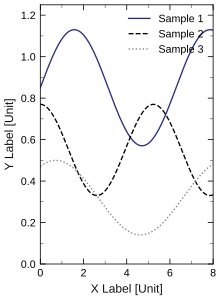

Python code for this plot:
#!/usr/bin/env python3
from pathlib import Path
import sys

import matplotlib.pyplot as plt
import numpy as np
from matplotlib.ticker import AutoMinorLocator

ROOT = Path(__file__).resolve().parents[1]
sys.path.insert(0, str(ROOT))

from scripts.apply_tao_style import (  # noqa: E402
    PALETTE,
    apply_matplotlib_legend,
    axes_box_size,
    matplotlib_rcparams,
    save_fixed_canvas_figure,
    set_fixed_axes_box,
)

plt.rcParams.update(matplotlib_rcparams())

OUT = Path(__file__).resolve().parent
ASPECT = "2:3"

x = np.linspace(0, 8, 300)
fig, ax = plt.subplots(figsize=axes_box_size(ASPECT))

ax.plot(x, 0.85 + 0.28 * np.sin(x), color=PALETTE[0], label="Sample 1")
ax.plot(x, 0.55 + 0.22 * np.cos(1.2 * x), color=PALETTE[1], linestyle="--", label="Sample 2")
ax.plot(x, 0.32 + 0.18 * np.sin(0.8 * x + 1.0), color=PALETTE[2], linestyle=":", label="Sample 3")

ax.set_xlabel("X Label [Unit]")
ax.set_ylabel("Y Label [Unit]")
ax.set_xlim(0, 8)
ax.set_ylim(0, 1.25)
ax.xaxis.set_minor_locator(AutoMinorLocator(2))
ax.yaxis.set_minor_locator(AutoMinorLocator(2))
apply_matplotlib_legend(ax, outside=False, loc="upper right")

set_fixed_axes_box(fig, ax, aspect=ASPECT)
save_fixed_canvas_figure(fig, OUT / "portrait_2_3_curves.svg", aspect=ASPECT)
plt.close(fig)
